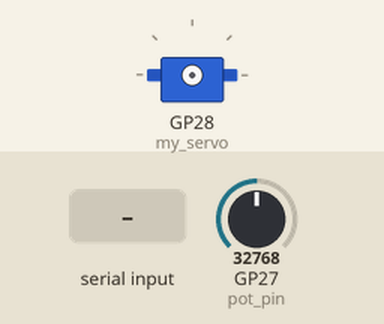
This program was run on a simulated Raspberry Pi Pico running MicroPython. On the bench: servo. The inputs (shaded band) are chosen by the test bench; at power-on: GP27 (pot_pin) = 32768 (analog values on the 0–65535 scale). Servo angles are drawn from the pulse width (0.5 ms = 0°, 2.5 ms = 180°).

Above: at 1.2 s.
1.3 s: "RELEASE" typed at the serial console, then Enter
2.8 s: GP27 (pot_pin) set to 45874
At 3.3 s:
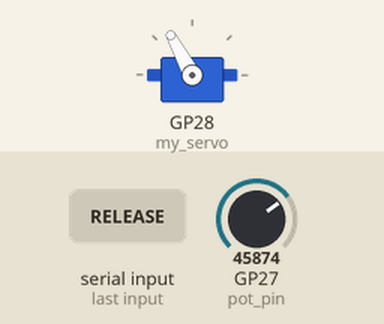
4.3 s: "5" typed at the serial console, then Enter
At 4.9 s:
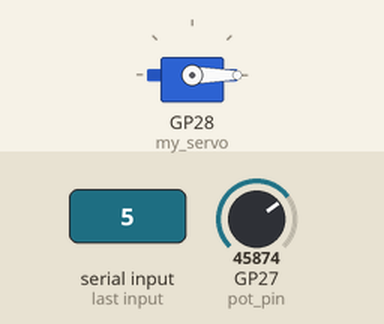
5.8 s: "90" typed at the serial console, then Enter
At 7.0 s:
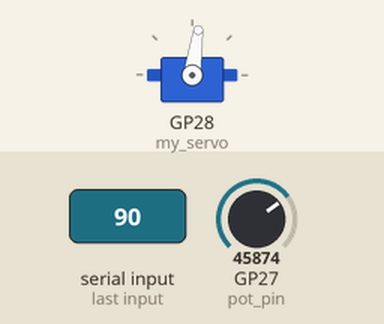
7.3 s: "1" typed at the serial console, then Enter
At 8.4 s:
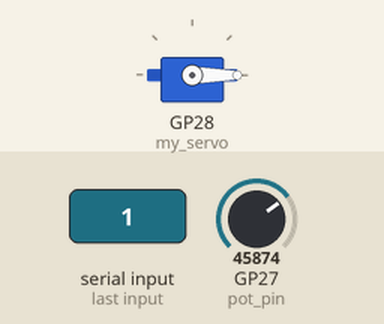
Timing chart, 0 to 9.8 s (numbered marks = the images above; inputs shaded):
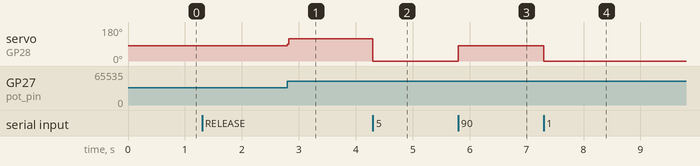

Measured:
- after the input at 2.8 s, servo on GP28 (my_servo): 82° → 118° at once
- after the input at 4.3 s, servo on GP28 (my_servo): 118° → 0° at once
- after the input at 5.8 s, servo on GP28 (my_servo): 0° → 82° at once
- after the input at 7.3 s, servo on GP28 (my_servo): 82° → 0° at once

The program:

main.py
```python
import uselect
import sys
from machine import ADC, Pin, PWM
from time import sleep

spoll = uselect.poll()
spoll.register(sys.stdin, uselect.POLLIN)

# POT connected to GPIO27
pot_pin = ADC(Pin(27))

class Servo:
    def __init__(self, pin_number):
        self.servo = PWM(Pin(pin_number))
        self.servo.freq(50)

        self.pwm_0 = 1350
        self.pwm_180 = 7900

        self.angle = 0
        self.prev_angle = 0
        self.buffer = ""

        self.released = False

        # Moving average filter variables
        self.window_size = 5
        self.readings = []

    def evaluate_pot(self):
        # Read ADC value
        pot_value = pot_pin.read_u16()

        # Update readings list for moving average
        self.readings.append(pot_value)
        if len(self.readings) > self.window_size:
            self.readings.pop(0)

        # Apply moving average
        smoothed_value = sum(self.readings) / len(self.readings)

        # Map smoothed value to 0-180 degrees
        mapped = 180 * smoothed_value / 65535
        return mapped

    def set_angle(self, angle):
        # Set the servo angle.
        #:param angle: Angle in degrees (0 to 180)
        if (0 <= angle <= 180):
            duty = int(self.pwm_0 + angle * (self.pwm_180 - self.pwm_0) / 180)
            self.servo.duty_u16(duty)
        else:
            return

    def read_from_usb(self):
        while True:
            if spoll.poll(0):  # Check if there's input
                c = sys.stdin.read(1)  # Read one character
                if c == "\n":  # Check for end-of-line (Enter key)
                    self.buffer = self.buffer.strip()
                    if self.buffer.upper() == "RELEASE":
                        self.released = True
                    else:
                        self.released = False
                        try:
                            self.angle = int(self.buffer)
                        except:
                            pass
                        self.buffer = ""  # Clear buffer for the next input
                else:
                    self.buffer += c  # Add character to buffer

            try:
                if self.released:
                    pot_angle = self.evaluate_pot()
                else:
                    pot_angle = int(self.angle)

            except:
                pass

            if self.prev_angle != pot_angle:
                self.set_angle(pot_angle)

            self.prev_angle = pot_angle

my_servo = Servo(28)
my_servo.read_from_usb()
```
